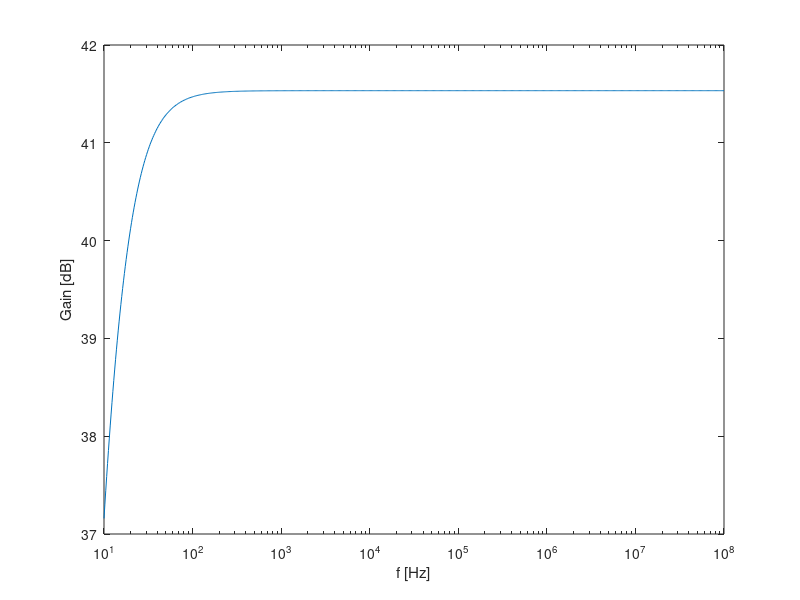

Source code (MATLAB):
close all
clear all

%gain stage

VT = 25e-3;
BFN = 178.7;
VAFN = 69.7;
RE1 = 100;
RC1 = 530;
RB1 = 100000;
RB2 = 40000;
VBEON = 0.7;
VCC = 12;
RS = 100; %Rin
RL = 8;

RB = 1/(1/RB1+1/RB2);
VEQ = RB2/(RB1+RB2)*VCC;
IB1 = (VEQ-VBEON)/(RB+(1+BFN)*RE1);
IC1 = BFN*IB1;
IE1 = (1+BFN)*IB1;
VE1 = RE1*IE1;
VO1 = VCC-RC1*IC1;
VCE = VO1-VE1;

gm1 = IC1/VT;
rpi1 = BFN/gm1;
ro1 = VAFN/IC1;

RSB = RB*RS/(RB+RS);

%RE1 a 0 (ver valor que usamos no ngspice)
RE1 = 0;
AV1 = RSB/RS * RC1*(RE1-gm1*rpi1*ro1)/((ro1+RC1+RE1)*(RSB+rpi1+RE1)+gm1*RE1*ro1*rpi1 - RE1^2);
AVI_DB = 20*log10(abs(AV1))

ZI1 = 1/(1/RB+1/(((ro1+RC1+RE1)*(rpi1+RE1)+gm1*RE1*ro1*rpi1 - RE1^2)/(ro1+RC1+RE1)));
ZO1 = 1/(1/ro1+1/RC1)

%RE1 a 100 (ver valor que usamos no ngspice)
RE1 = 100;
%AV1 = RSB/RS * RC1*(RE1-gm1*rpi1*ro1)/((ro1+RC1+RE1)*(RSB+rpi1+RE1)+gm1*RE1*ro1*rpi1 - RE1^2);
%AVI_DB = 20*log10(abs(AV1))

%ZI1 = 1/(1/RB+1/(((ro1+RC1+RE1)*(rpi1+RE1)+gm1*RE1*ro1*rpi1 - RE1^2)/(ro1+RC1+RE1)));
%ZX = ro1*((RSB+rpi1)*RE1/(RSB+rpi1+RE1))/(1/(1/ro1+1/(rpi1+RSB)+1/RE1+gm1*rpi1/(rpi1+RSB)));
%ZO1 = 1/(1/ZX+1/RC1)

diary "gain_stage_tab.tex"
diary on
printf("$G_1$ & %f\n", AV1);
printf("${Z1}_{I}$ & %f\n", ZI1);
printf("${Z1}_{O}$ & %f\n", ZO1);
diary off

%output stage
BFP = 227.3;
VAFP = 37.2;
RE2 = 160; %Rout
VEBON = 0.7;
VI2 = VO1;
IE2 = (VCC-VEBON-VI2)/RE2;
IC2 = BFP/(BFP+1)*IE2;
VO2 = VCC - RE2*IE2;

gm2 = IC2/VT;
go2 = IC2/VAFP;
gpi2 = gm2/BFP;
ge2 = 1/RE2;

AV2 = gm2/(gm2+gpi2+go2+ge2)
ZI2 = (gm2+gpi2+go2+ge2)/gpi2/(gpi2+go2+ge2);
ZO2 = 1/(gm2+gpi2+go2+ge2)

diary "output_stage_tab.tex"
diary on
printf("$G_2$ & %f\n", AV2);
printf("${Z2}_{I}$ & %f\n", ZI2);
printf("${Z2}_{O}$ & %f\n", ZO2);
diary off

%total
gB = 1/(1/gpi2+ZO1);
AV = (gB+gm2/gpi2*gB)/(gB+ge2+go2+gm2/gpi2*gB)*AV1;
AV_DB = 20*log10(abs(AV));
ZI = ZI1;
ZO = 1/(go2+gm2/gpi2*gB+ge2+gB)

Vin = 0.01
rpi2 = 1/gpi2
ro2 = 1/go2

freq = logspace(1, 8, 700);

CI = 730;
CB = 5010;
CO = 2950;

for a = 1:1:700
  
  w=2*pi*freq(a);

  Zci=1/(j*w*CI*10^(-6)); %impedância condensador input

  Zcb=1/(j*w*CB*10^(-6)); %impedância condensador bypass

  Zco=1/(j*w*CO*10^(-6)); %impedância condensador output


  Y = [1, 0, 0, 0, 0, 0, 0;

      -1/RS, 1/RS+1/Zci, -1/Zci, 0, 0, 0, 0;
    
      0, -1/Zci, 1/Zci+1/RB+1/rpi1, -1/rpi1, 0, 0, 0;
    
      0, 0,-gm1-1/rpi1, gm1+1/rpi1 + 1/RE1 + 1/Zcb + 1/ro1, -1/ro1, 0, 0;
    
      0, 0, gm1, -gm1-1/ro1, 1/ro1 + 1/RC1 + 1/rpi2, -1/rpi2, 0;
    
      0, 0, 0, 0, 0, -1/Zco, 1/Zco + 1/RL;
    
      0, 0, 0, 0, -gm2-1/rpi2, gm2 + 1/rpi2 + 1/RE2 + 1/Zco + 1/ro2, -1/Zco];

B = [Vin; 0; 0; 0; 0; 0; 0];

X = Y\B;
	
gain_dB(a) = 20*log10(abs(X(7)/X(1)));

endfor

min = 1

for a = 1:1:700
   if abs(gain_dB(a) - (max(gain_dB) - 3)) < min
     
    min = abs(gain_dB(a) - (max(gain_dB) - 3));

    lco = freq(a);

   endif
endfor
lco

uco = 2.656852*10^6;

bandwidth = uco - lco;

cost = (RS+RL+RC1+RB1+RB2+RE1+RE2)*10^(-3) + (CI+CB+CO) + 2*0.1;

M = abs(AV*bandwidth/(cost*lco));

diary "total_tab.tex"
diary on
printf("$gain$ & %f\n", AV);
printf("$Z_I$ & %f\n", ZI);
printf("$Z_O$ & %f\n", ZO);
printf("$cost$ & %f\n", cost);
printf("$merit$ & %f\n", M);
printf("$f_{lower}$ & %f\n", lco);
printf("$f_{upper}$ & %f\n", uco);
printf("$bandwidth$ & %f\n", bandwidth);
diary off

diary "op_tab.tex"
diary on
printf("$V_{BEON}$ & %f\n", VBEON);
printf("$V_{O1}$ & %f\n", VO1);
printf("$V_{CE}$ & %f\n", VCE);
printf("$V_{EBON}$ & %f\n", VEBON);
printf("$V_{O2}$ & %f\n", VO2);
printf("$V_{EC}$ & %f\n", VO2);
diary off

hf1 = figure (1);
semilogx(freq, gain_dB);
xlabel ("f [Hz]");
ylabel ("Gain [dB]");
print(hf1, "gain_dB.eps", "-depsc");
